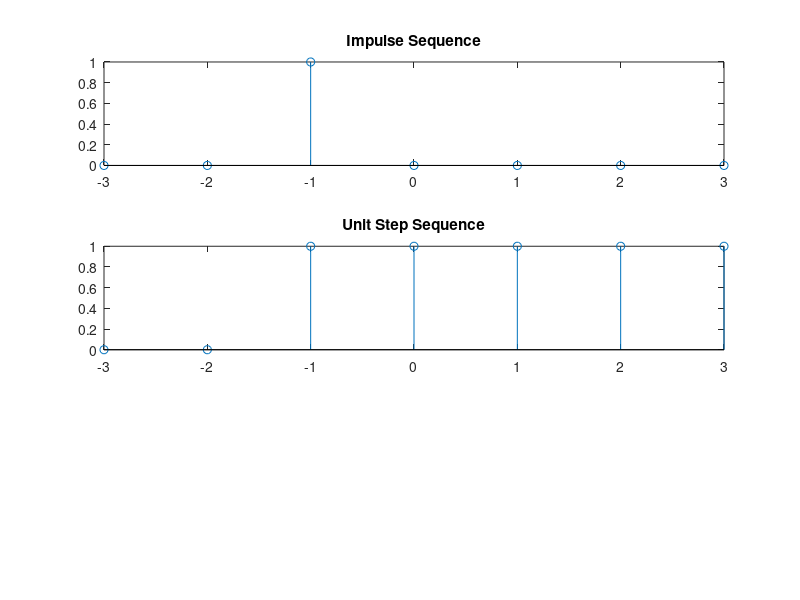

MATLAB code to generate this figure: (Note: this script raises an error after producing the figure.)
%% Generating sequences
clc; clear; close all;

x = -3:3;
lag = -1;

% Impulse sequence
impulseSequence = (x - lag) ==0;
subplot(311); stem(x, impulseSequence); title("Impulse Sequence")

% Unit step sequences
unitStep = (x-lag) >=0;
subplot(312); stem(x, unitStep); title("Unit Step Sequence")

% Ramp sequence
ramp = zeros(1, length(x));
ramp((x-lag)>=0) = (x -2);
